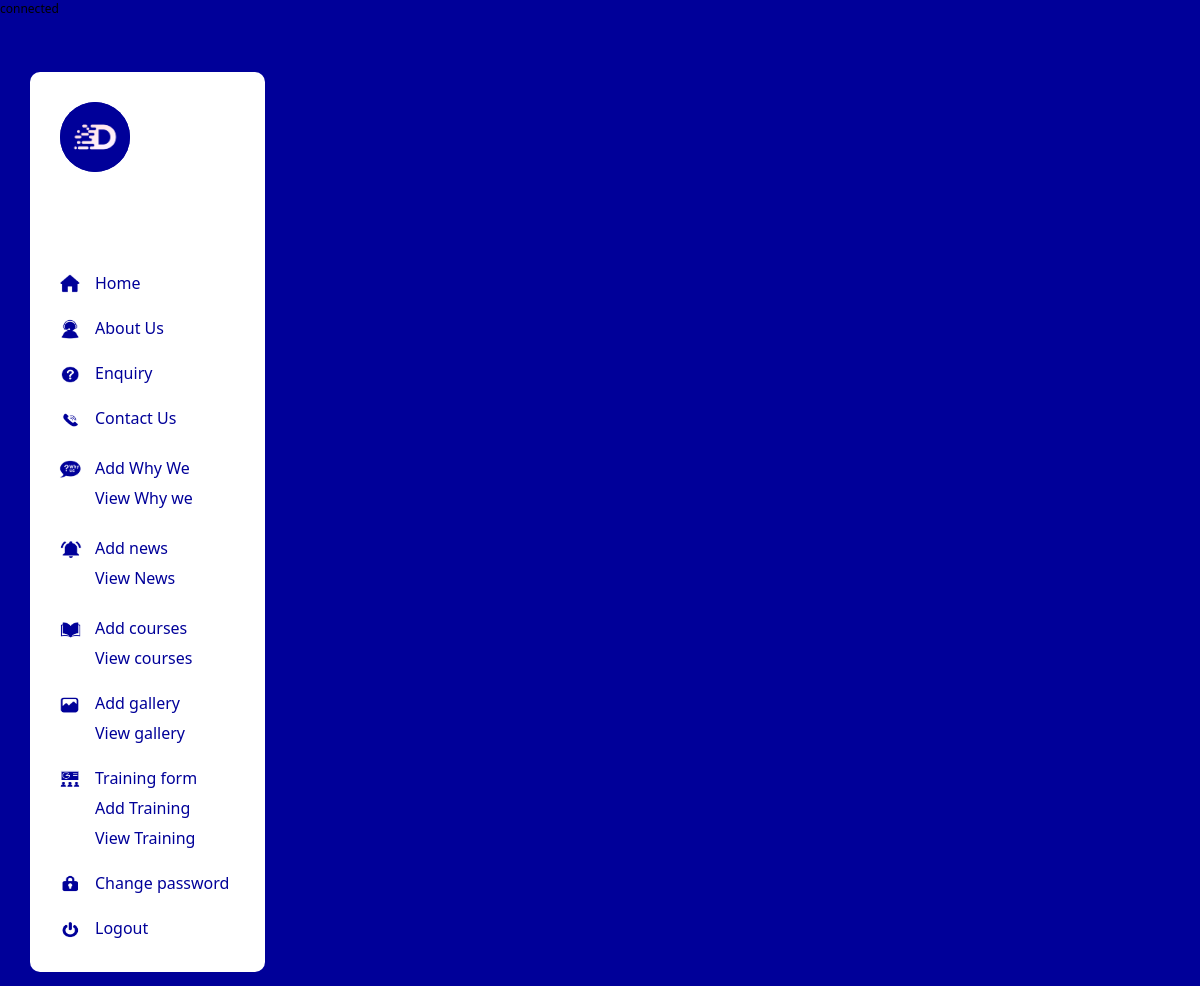
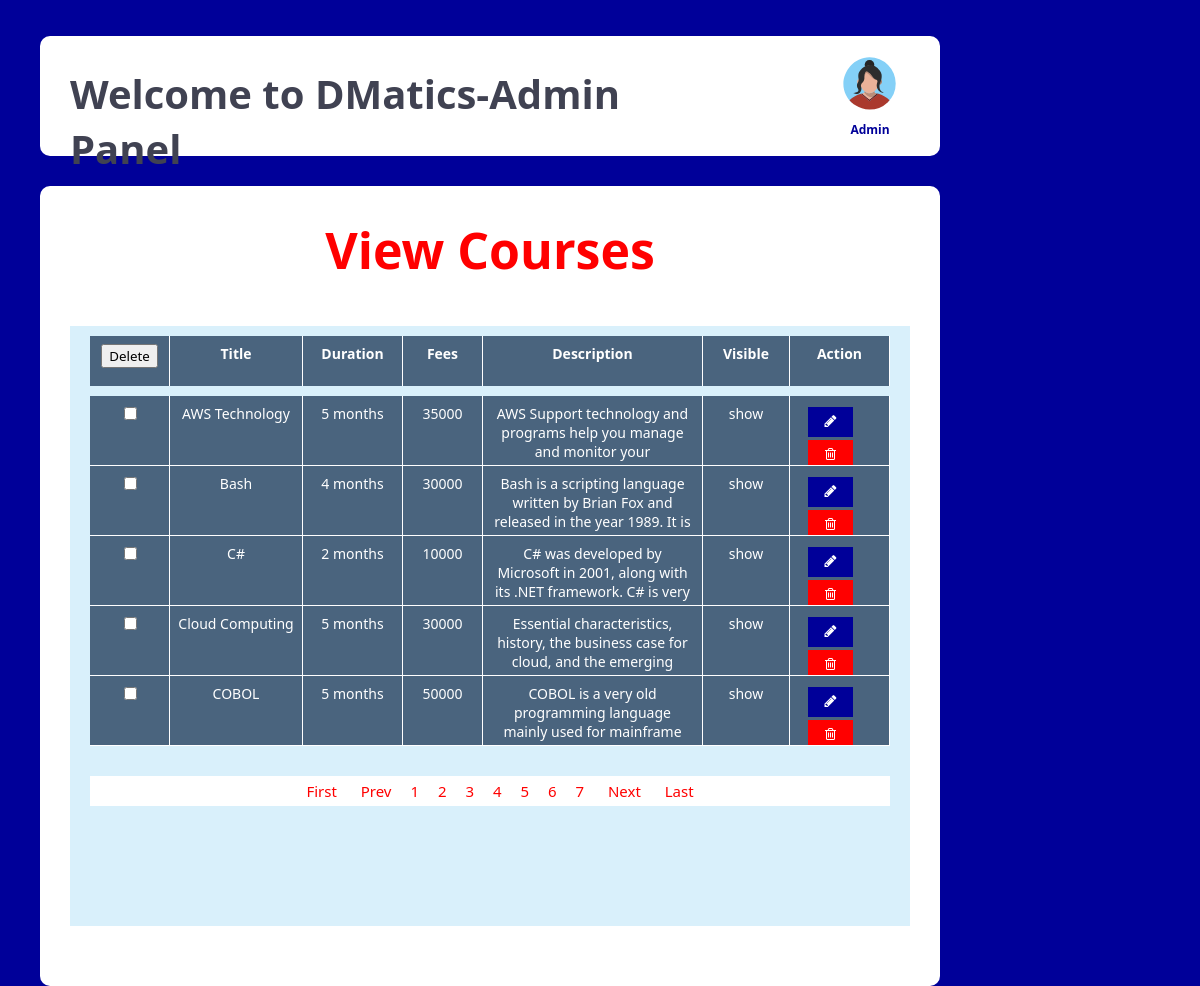
Page /admin/viewcourses.php (signed in) on the committed database (2 pictures, top to bottom).
### tables this page shows
CREATE TABLE `courses` (
  `id` int(11) NOT NULL,
  `title` varchar(50) NOT NULL,
  `duration` varchar(50) NOT NULL,
  `fees` int(11) NOT NULL,
  `description` text NOT NULL,
  `visible` int(11) NOT NULL
);

### admin/viewcourses.php (the view, shortened to what this page needs)
<?php
include("config/connection.php");
$endrecord=5;
$next=$_GET['page']+1;
$prev=$_GET['page']-1;
$startrecord=$_GET['page']* $endrecord;
$query="select* from courses order by title ASC limit $startrecord, $endrecord";
$result=mysqli_query($conn,$query);
?>
<html>
 <head>
    <link href="css/style.css" rel="stylesheet">
    <link href="css/font-awesome.min.css" rel="stylesheet">
 </head>
 <body>
   <div class="bar"></div>
   <?php include ("mleft.php") ?>
   <?php include ("header.php") ?>
   <div class="main">
     <div class="pagetitle"> View Courses</div>
       <div class="mright2">
          <form method="post">
            <div class="viewrow bold">
               <div class="viewcol" style="width:80px;"> <input type="submit" name="delete" value="Delete" class="del"></div>
               <div class="viewcol w120"> Title</div>
               <div class="viewcol ">Duration</div>
               <div class="viewcol " style="width:80px;">Fees</div>
               <div class="viewcol " style="width:220px;">Description</div>
               <div class="viewcol " style="width:87px;">Visible</div>
               <div class="viewcol ">Action</div>
            </div>
            <?php
                while($row=mysqli_fetch_assoc($result))
                 {
            ?>
            <div class="viewrow ">
                 <div class="viewcol2"  style="width:80px;"> <input type="checkbox" name="delid[]" value="<?php echo $row ['id'];?>"> </div>
                 <div class="viewcol2 w120">  <?php echo $row['title']?>  </div>
                 <div class="viewcol2">    <?php echo $row['duration']?> </div>
                 <div class="viewcol2" style="width:80px;">    <?php echo $row['fees']?> </div>
                 <div class="viewcol2 " style="width:220px;"> <?php echo $row['description']?> </div>
                 <div class="viewcol2" style="width:87px;">   <?php
                                        if($row['visible']==0)
                                          echo  "hide";
                                        else
                                          echo "show";
                                      ?> </div>
                 <div class="viewcol2 ">
                  <a href="addcourses.php?updid=<?php echo $row['id']?>">
                   <div class="actionedit"> <b class="fa fa-pencil"></b> </div></a>
                  <a href="viewcourses.php?delid=<?php echo $row['id']?>">
                   <div class="actiondelete"  onClick=" return del()"><b class="fa fa-trash-o"></b></div>
                 </div></a>
            </div>
            <?php
              }
            ?>
           <div class="paging">
             <?php
               if($_GET['page']==0)
				       {
	      	       echo '<a href="viewcourses.php?page=0" style="padding-left:20px;">First</a>
                       <a href="viewcourses.php?page=<?php echo $prev;?>" style="padding-left:20px;">Prev</a>';
				       }
		        	else
  			       {
              ?>
               <a href="viewcourses.php?page=0">First</a>
               <a href="viewcourses.php?page=<?php echo $prev;?>">Prev</a>
             <?php
               }
             ?>
			      <?php
		          	$sel_pag="select * from courses" ;
			          $exe_pag=mysqli_query($conn,$sel_pag);
                $tot_rec=mysqli_num_rows($exe_pag);
		          	$final_tot=ceil($tot_rec/$endrecord);
                for($aa=0; $aa<$final_tot; $aa++)
			         {
			      ?>
			          <a href="viewcourses.php?page=<?php echo $aa;?>" style="padding-left:15px;"><?php echo $aa+1;?></a>
			      <?php
			         }
			      ?>
            <?php
	            if($_GET['page']==$final_tot-1)
	            {
            ?> Next Last
	         <?php
        	    }
	            else
	            {
	         ?>
			          <a href="viewcourses.php?page=<?php echo $next;?>" style="padding-left:20px; box-sizing:border-box;">Next</a>
		            <a href="viewcourses.php?page=<?php echo $final_tot-1;?>" style="padding-left:20px; box-sizing:border-box;">Last</a>
           <?php
            }
           ?>
        </div>
          </form>
       </div>
   </div>
 </body>
</html>

### admin/css/style.css (style rules this page uses)
* { font-family: 'Segoe UI', Tahoma, Geneva, Verdana, sans-serif; }
body { background-color:#009; margin:0px; padding:0px; color:#000; font-size: 12px;; }
.bar { width:100%; height:5px; background-color:#009; }
.main { width:900px; min-height:800px; background-color:#fff; margin-top:30px; margin-left:40px; border-radius:10px; float:left; }
.pagetitle { width: 850px; height: 80px; margin:30px auto; text-align: center; font-size: 50px; color: #f00; font-weight: bold; }
.mright2 { width:840px; min-height:600px; background-color:#d9f0fb; margin-left:30px; float:left; }
.viewrow, .vrow { width: 800px; height:50px; background-color:#000; margin: 10px auto; }
.viewcol, .viewcol2 { width: 100px; height: 50px; background-color:rgb(74, 100, 126); border-right: solid 1px #fff; padding-top:8px; padding-left:8px; padding-right:8px; font-size:14px; box-sizing: border-box; text-align: center; overflow: auto; color:white; float:left; }
.viewcol2 { height:70px; border-bottom: solid 1px #fff; }
.w120 { width:133px; }
.bold { font-size:22px; font-weight:bold; }
.actionedit, .actiondelete { width: 45px; height: 30px; background-color: #009; margin:3px 0 0 10px; color:white; text-align: center; float: left; padding-top: 7px; box-sizing: border-box; }
.actiondelete { background-color: #f00; }
.paging { width:800px; height:30px; background-color:#fff; color:#f00; margin:90px auto; text-align: center; font-size:15px; font-weight:500; padding-top:5px; box-sizing: border-box; }
.paging a { text-decoration: none; color:#f00; }

### rows in the picture
courses: title "AWS Technology", duration "5 months", fees "35000", description "AWS Support technology and programs help you manage and monitor your…", visible "show"
courses: title "Bash", duration "4 months", fees "30000", description "Bash is a scripting language written by Brian Fox and released in the year 1989. It is…", visible "show"
courses: title "C#", duration "2 months", fees "10000", description "C# was developed by Microsoft in 2001, along with its .NET framework. C# is very…", visible "show"
courses: title "Cloud Computing", duration "5 months", fees "30000", description "Essential characteristics, history, the business case for cloud, and the emerging…", visible "show"
courses: title "COBOL", duration "5 months", fees "50000", description "COBOL is a very old programming language mainly used for mainframe…", visible "show"
